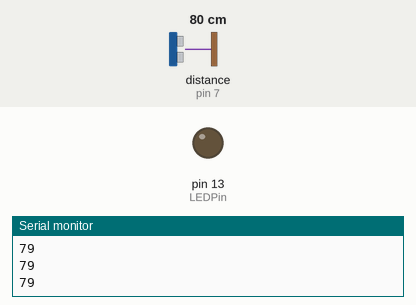
Simulated run of this sketch. Board: Arduino Uno, built with avr-gcc and run on an emulated ATmega328P. Parts: output pins drawn as LEDs (lit = HIGH), the last lines printed to the serial monitor. Wiring (inferred from the names in the program): ultrasonic range finder: trigger pin 8; echo pin 7. Inputs (shaded band) come from the test bench; at power-on: distance to the obstacle (sensor on pin 7) 80 cm. The echo pulse lasts 58.3 µs per cm; pins used as bus, display or sensor lines are not drawn.

Above: at 1.2 s.
1.3 s: distance to the obstacle (sensor on pin 7) set to 194 cm
2.8 s: distance to the obstacle (sensor on pin 7) set to 204 cm
At 3.6 s:
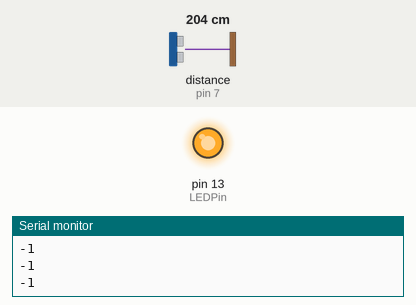
4.4 s: distance to the obstacle (sensor on pin 7) set to 2 cm
At 4.9 s:
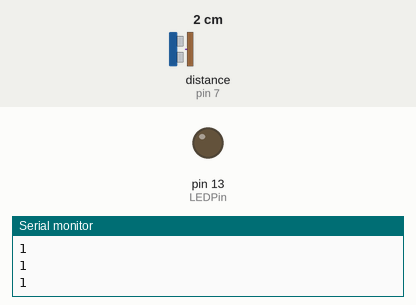
5.9 s: distance to the obstacle (sensor on pin 7) set to 250 cm
At 7.3 s:
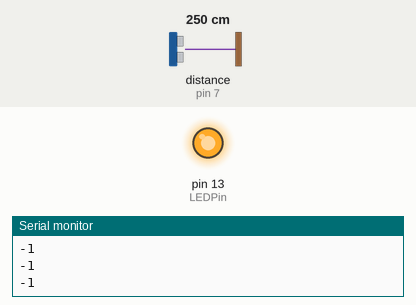
Timing chart, 0 to 8.5 s (numbered marks = the images above; inputs shaded):
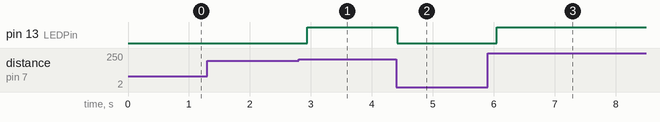

The sketch:

sonar.ino
```cpp
#define echoPin 7 // Echo Pin
#define trigPin 8 // Trigger Pin
#define LEDPin 13 // Onboard LED

#define buffer_size 10

int maximumRange = 200; // Maximum range needed
int minimumRange = 0; // Minimum range needed
long duration, distance; // Duration used to calculate distance

int readings[buffer_size];
int buffer_index = 0;
int sum = 0;
int outrange_count = 0;


void setup() {
 Serial.begin (9600);
 pinMode(trigPin, OUTPUT);
 pinMode(echoPin, INPUT);
 pinMode(LEDPin, OUTPUT); // Use LED indicator (if required)
}

void loop() {
/* The following trigPin/echoPin cycle is used to determine the
 distance of the nearest object by bouncing soundwaves off of it. */
 digitalWrite(trigPin, LOW);
 delayMicroseconds(2);

 digitalWrite(trigPin, HIGH);
 delayMicroseconds(10);

 digitalWrite(trigPin, LOW);
 duration = pulseIn(echoPin, HIGH);

 //Calculate the distance (in cm) based on the speed of sound.
 distance = duration/58.2;

 if (distance >= maximumRange || distance <= minimumRange){
 /* Send a negative number to computer and Turn LED ON
 to indicate "out of range" */
 outrange_count++;
 if(outrange_count > 5) {
   Serial.println("-1");
   digitalWrite(LEDPin, HIGH);
 }
 }
 else {
 /* Send the distance to the computer using Serial protocol, and
 turn LED OFF to indicate successful reading. */
 sum -= readings[buffer_index];
 readings[buffer_index] = distance;
 sum += distance;
 buffer_index = (buffer_index + 1) % buffer_size;
 outrange_count = 0;
 if (buffer_index == 0) Serial.println(sum/buffer_size);
 digitalWrite(LEDPin, LOW);
 }

 //Delay 50ms before next reading.
 delay(10);
}
```

Measured:
- the behaviour switches between 199 and 200 cm on distance to the obstacle (sensor on pin 7) (found by bisection; images 0 and 1)
- after the input at 2.8 s, pin 13 (LEDPin): LOW → HIGH after 0.14 s
- after the input at 4.4 s, pin 13 (LEDPin): HIGH → LOW at once
- after the input at 5.9 s, pin 13 (LEDPin): LOW → HIGH after 0.15 s
